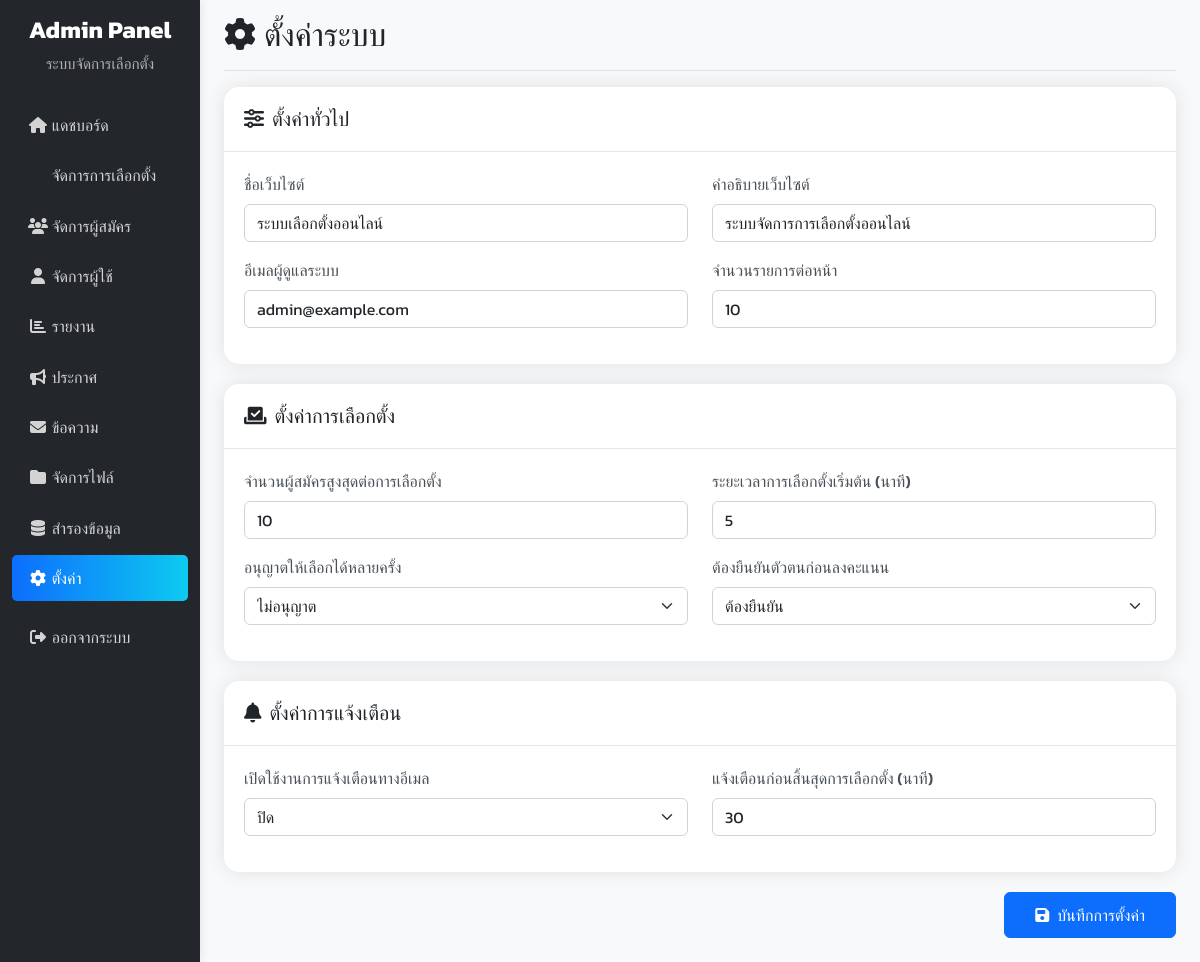
The app's page /admin/pages/settings.php (signed in) with its own data.
### tables this page shows
CREATE TABLE `system_settings` (
  `id` int(11) NOT NULL,
  `site_name` varchar(255) NOT NULL,
  `site_description` text DEFAULT NULL,
  `admin_email` varchar(255) NOT NULL,
  `items_per_page` int(11) NOT NULL DEFAULT 10,
  `max_candidates` int(11) NOT NULL DEFAULT 10,
  `voting_duration` int(11) NOT NULL DEFAULT 60,
  `allow_multiple_votes` tinyint(1) NOT NULL DEFAULT 0,
  `require_verification` tinyint(1) NOT NULL DEFAULT 1,
  `enable_email_notifications` tinyint(1) NOT NULL DEFAULT 0,
  `notification_before_end` int(11) NOT NULL DEFAULT 30,
  `created_at` timestamp NOT NULL DEFAULT current_timestamp(),
  `updated_at` timestamp NOT NULL DEFAULT current_timestamp() ON UPDATE current_timestamp()
);

### admin/pages/settings.php (the view, shortened to what this page needs)
<?php
$objCon = connectDB();
$sql = "SELECT * FROM system_settings";
$result = mysqli_query($objCon, $sql);
$settings = mysqli_fetch_assoc($result);
?>
<!DOCTYPE html>
<html lang="th">
<head>
    <link href="../../bootstrap523/css/bootstrap.min.css" rel="stylesheet">
    <link rel="stylesheet" href="https://cdnjs.cloudflare.com/ajax/libs/font-awesome/6.4.0/css/all.min.css">
</head>
<body>
<div class="container-fluid">
    <div class="row">
        <?php include_once("../includes/sidebar.php"); ?>
        <main class="col-md-9 ms-sm-auto col-lg-10 px-md-4">
            <div class="d-flex justify-content-between flex-wrap flex-md-nowrap align-items-center pt-3 pb-2 mb-3 border-bottom">
                <h1 class="h2"><i class="fas fa-cog me-2"></i>ตั้งค่าระบบ</h1>
            </div>
            <form action="../actions/settings_action.php" method="POST">
                <div class="settings-card">
                    <div class="card-header">
                        <h5 class="mb-0"><i class="fas fa-sliders-h me-2"></i>ตั้งค่าทั่วไป</h5>
                    </div>
                    <div class="card-body">
                        <div class="row">
                            <div class="col-md-6 mb-3">
                                <label for="site_name" class="form-label">ชื่อเว็บไซต์</label>
                                <input type="text" class="form-control" id="site_name" name="site_name"
                                       value="<?php echo htmlspecialchars($settings['site_name'] ?? ''); ?>" required>
                            </div>
                            <div class="col-md-6 mb-3">
                                <label for="site_description" class="form-label">คำอธิบายเว็บไซต์</label>
                                <input type="text" class="form-control" id="site_description" name="site_description"
                                       value="<?php echo htmlspecialchars($settings['site_description'] ?? ''); ?>">
                            </div>
                        </div>
                        <div class="row">
                            <div class="col-md-6 mb-3">
                                <label for="admin_email" class="form-label">อีเมลผู้ดูแลระบบ</label>
                                <input type="email" class="form-control" id="admin_email" name="admin_email"
                                       value="<?php echo htmlspecialchars($settings['admin_email'] ?? ''); ?>" required>
                            </div>
                            <div class="col-md-6 mb-3">
                                <label for="items_per_page" class="form-label">จำนวนรายการต่อหน้า</label>
                                <input type="number" class="form-control" id="items_per_page" name="items_per_page"
                                       value="<?php echo htmlspecialchars($settings['items_per_page'] ?? '10'); ?>"
                                       min="5" max="100" required>
                            </div>
                        </div>
                    </div>
                </div>
                <div class="settings-card">
                    <div class="card-header">
                        <h5 class="mb-0"><i class="fas fa-vote-yea me-2"></i>ตั้งค่าการเลือกตั้ง</h5>
                    </div>
                    <div class="card-body">
                        <div class="row">
                            <div class="col-md-6 mb-3">
                                <label for="max_candidates" class="form-label">จำนวนผู้สมัครสูงสุดต่อการเลือกตั้ง</label>
                                <input type="number" class="form-control" id="max_candidates" name="max_candidates"
                                       value="<?php echo htmlspecialchars($settings['max_candidates'] ?? '10'); ?>"
                                       min="1" max="100" required>
                            </div>
                            <div class="col-md-6 mb-3">
                                <label for="voting_duration" class="form-label">ระยะเวลาการเลือกตั้งเริ่มต้น (นาที)</label>
                                <input type="number" class="form-control" id="voting_duration" name="voting_duration"
                                       value="<?php echo htmlspecialchars($settings['voting_duration'] ?? '60'); ?>"
                                       min="5" max="1440" required>
                            </div>
                        </div>
                        <div class="row">
                            <div class="col-md-6 mb-3">
                                <label for="allow_multiple_votes" class="form-label">อนุญาตให้เลือกได้หลายครั้ง</label>
                                <select class="form-select" id="allow_multiple_votes" name="allow_multiple_votes">
                                    <option value="0" <?php echo (!isset($settings['allow_multiple_votes']) || $settings['allow_multiple_votes'] == 0) ? 'selected' : ''; ?>>ไม่อนุญาต</option>
                                </select>
                            </div>
                            <div class="col-md-6 mb-3">
                                <label for="require_verification" class="form-label">ต้องยืนยันตัวตนก่อนลงคะแนน</label>
                                <select class="form-select" id="require_verification" name="require_verification">
                                    <option value="1" <?php echo (isset($settings['require_verification']) && $settings['require_verification'] == 1) ? 'selected' : ''; ?>>ต้องยืนยัน</option>
                                </select>
                            </div>
                        </div>
                    </div>
                </div>
                <div class="settings-card">
                    <div class="card-header">
                        <h5 class="mb-0"><i class="fas fa-bell me-2"></i>ตั้งค่าการแจ้งเตือน</h5>
                    </div>
                    <div class="card-body">
                        <div class="row">
                            <div class="col-md-6 mb-3">
                                <label for="enable_email_notifications" class="form-label">เปิดใช้งานการแจ้งเตือนทางอีเมล</label>
                                <select class="form-select" id="enable_email_notifications" name="enable_email_notifications">
                                    <option value="0" <?php echo (!isset($settings['enable_email_notifications']) || $settings['enable_email_notifications'] == 0) ? 'selected' : ''; ?>>ปิด</option>
                                </select>
                            </div>
                            <div class="col-md-6 mb-3">
                                <label for="notification_before_end" class="form-label">แจ้งเตือนก่อนสิ้นสุดการเลือกตั้ง (นาที)</label>
                                <input type="number" class="form-control" id="notification_before_end" name="notification_before_end"
                                       value="<?php echo htmlspecialchars($settings['notification_before_end'] ?? '30'); ?>"
                                       min="5" max="120">
                            </div>
                        </div>
                    </div>
                </div>
                <div class="text-end mb-4">
                    <button type="submit" class="btn btn-primary btn-save">
                        <i class="fas fa-save me-2"></i>บันทึกการตั้งค่า
                    </button>
                </div>
            </form>
        </main>
    </div>
</div>
</body>
</html>

### admin/pages/settings.php (style rules this page uses)
body { font-family: 'Kanit', sans-serif; background-color: #f8f9fa; }
.settings-card { background: white; border-radius: 15px; box-shadow: 0 0 20px rgba(0,0,0,0.1); margin-bottom: 20px; }
.settings-card .card-header { background: transparent; border-bottom: 1px solid rgba(0,0,0,0.1); padding: 20px; }
.settings-card .card-body { padding: 20px; }
.form-label { font-weight: 500; color: #495057; }
.btn-save { padding: 10px 30px; font-weight: 500; transition: all 0.3s ease; }

### records on screen
system_settings: site_name "ระบบเลือกตั้งออนไลน์", site_description "ระบบจัดการการเลือกตั้งออนไลน์", admin_email "admin@example.com", items_per_page "10", max_candidates "10", voting_duration "5", allow_multiple_votes "ไม่อนุญาต", require_verification "ต้องยืนยัน", enable_email_notifications "ปิด", notification_before_end "30"
